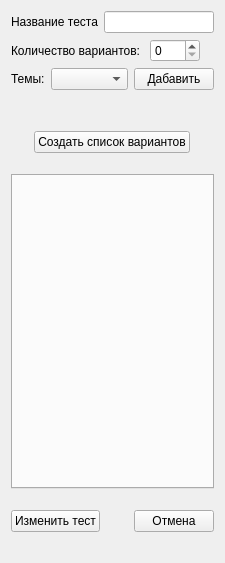
          <widget class="QWidget" name="scrollAreaWidgetContents_3">
           <property name="geometry">
            <rect>
             <x>0</x>
             <y>0</y>
             <width>225</width>
             <height>563</height>
            </rect>
           </property>
           <layout class="QVBoxLayout" name="verticalLayout_6">
            <item>
             <layout class="QHBoxLayout" name="horizontalLayout_18">
              <item>
               <widget class="QLabel" name="label_9">
                <property name="font">
                 <font>
                  <weight>50</weight>
                  <bold>false</bold>
                 </font>
                </property>
                <property name="text">
                 <string>Название теста</string>
                </property>
               </widget>
              </item>
              <item>
               <widget class="QLineEdit" name="lineEdit_red"/>
              </item>
             </layout>
            </item>
            <item>
             <layout class="QHBoxLayout" name="horizontalLayout_19">
              <item>
               <widget class="QLabel" name="label_10">
                <property name="sizePolicy">
                 <sizepolicy hsizetype="Maximum" vsizetype="Preferred">
                  <horstretch>0</horstretch>
                  <verstretch>0</verstretch>
                 </sizepolicy>
                </property>
                <property name="text">
                 <string>Количество вариантов: </string>
                </property>
               </widget>
              </item>
              <item>
               <widget class="QSpinBox" name="spinBox_variants_red">
                <property name="sizePolicy">
                 <sizepolicy hsizetype="Fixed" vsizetype="Fixed">
                  <horstretch>0</horstretch>
                  <verstretch>0</verstretch>
                 </sizepolicy>
                </property>
                <property name="minimumSize">
                 <size>
                  <width>50</width>
                  <height>0</height>
                 </size>
                </property>
               </widget>
              </item>
              <item>
               <spacer name="horizontalSpacer_18">
                <property name="orientation">
                 <enum>Qt::Horizontal</enum>
                </property>
                <property name="sizeHint" stdset="0">
                 <size>
                  <width>40</width>
                  <height>20</height>
                 </size>
                </property>
               </spacer>
              </item>
             </layout>
            </item>
            <item>
             <layout class="QHBoxLayout" name="horizontalLayout_20">
              <item>
               <widget class="QLabel" name="label_11">
                <property name="sizePolicy">
                 <sizepolicy hsizetype="Maximum" vsizetype="Maximum">
                  <horstretch>0</horstretch>
                  <verstretch>0</verstretch>
                 </sizepolicy>
                </property>
                <property name="text">
                 <string>Темы:</string>
                </property>
               </widget>
              </item>
              <item>
               <widget class="QComboBox" name="comboBox_themes_red">
                <property name="sizePolicy">
                 <sizepolicy hsizetype="Expanding" vsizetype="Fixed">
                  <horstretch>0</horstretch>
                  <verstretch>0</verstretch>
                 </sizepolicy>
                </property>
               </widget>
              </item>
              <item>
               <widget class="QPushButton" name="pushButton_add_theme_red">
                <property name="text">
                 <string>Дабавить</string>
                </property>
               </widget>
              </item>
             </layout>
            </item>
            <item>
             <layout class="QHBoxLayout" name="horizontalLayout_21">
              <item>
               <spacer name="horizontalSpacer_19">
                <property name="orientation">
                 <enum>Qt::Horizontal</enum>
                </property>
                <property name="sizeType">
                 <enum>QSizePolicy::Fixed</enum>
                </property>
                <property name="sizeHint" stdset="0">
                 <size>
                  <width>47</width>
                  <height>20</height>
                 </size>
                </property>
               </spacer>
              </item>
              <item>
               <layout class="QVBoxLayout" name="verticalLayout_selected_theme_red"/>
              </item>
             </layout>
            </item>
            <item>
             <layout class="QHBoxLayout" name="horizontalLayout_22">
              <property name="topMargin">
               <number>15</number>
              </property>
              <property name="bottomMargin">
               <number>15</number>
              </property>
              <item>
               <spacer name="horizontalSpacer_20">
                <property name="orientation">
                 <enum>Qt::Horizontal</enum>
                </property>
                <property name="sizeHint" stdset="0">
                 <size>
                  <width>40</width>
                  <height>20</height>
                 </size>
                </property>
               </spacer>
              </item>
              <item>
               <widget class="QPushButton" name="pushButton_create_variants_red">
                <property name="text">
                 <string>Создать список вариантов</string>
                </property>
               </widget>
              </item>
              <item>
               <spacer name="horizontalSpacer_21">
                <property name="orientation">
                 <enum>Qt::Horizontal</enum>
                </property>
                <property name="sizeHint" stdset="0">
                 <size>
                  <width>40</width>
                  <height>20</height>
                 </size>
                </property>
               </spacer>
              </item>
             </layout>
            </item>
            <item>
             <widget class="QTabWidget" name="tabWidget_variants_red">
              <property name="sizePolicy">
               <sizepolicy hsizetype="Expanding" vsizetype="Minimum">
                <horstretch>0</horstretch>
                <verstretch>0</verstretch>
               </sizepolicy>
              </property>
              <property name="minimumSize">
               <size>
                <width>0</width>
                <height>300</height>
               </size>
              </property>
              <property name="currentIndex">
               <number>-1</number>
              </property>
             </widget>
            </item>
            <item>
             <layout class="QHBoxLayout" name="horizontalLayout_23">
              <property name="topMargin">
               <number>15</number>
              </property>
              <property name="bottomMargin">
               <number>20</number>
              </property>
              <item>
               <widget class="QPushButton" name="pushButton_save_test_red">
                <property name="text">
                 <string>Изменить тест</string>
                </property>
               </widget>
              </item>
              <item>
               <spacer name="horizontalSpacer_23">
                <property name="orientation">
                 <enum>Qt::Horizontal</enum>
                </property>
                <property name="sizeHint" stdset="0">
                 <size>
                  <width>40</width>
                  <height>20</height>
                 </size>
                </property>
               </spacer>
              </item>
              <item>
               <widget class="QPushButton" name="pushButton_cancel_red">
                <property name="text">
                 <string>Отмена</string>
                </property>
               </widget>
              </item>
             </layout>
            </item>
           </layout>
          </widget>
